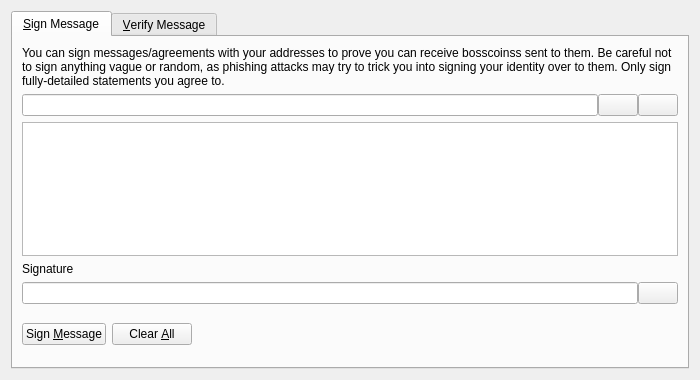
<?xml version="1.0" encoding="UTF-8"?>
<ui version="4.0">
 <class>SignVerifyMessageDialog</class>
 <widget class="QDialog" name="SignVerifyMessageDialog">
  <property name="geometry">
   <rect>
    <x>0</x>
    <y>0</y>
    <width>700</width>
    <height>380</height>
   </rect>
  </property>
  <property name="windowTitle">
   <string>Signatures - Sign / Verify a Message</string>
  </property>
  <property name="modal">
   <bool>true</bool>
  </property>
  <layout class="QVBoxLayout" name="verticalLayout">
   <item>
    <widget class="QTabWidget" name="tabWidget">
     <property name="currentIndex">
      <number>0</number>
     </property>
     <widget class="QWidget" name="tabSignMessage">
      <attribute name="title">
       <string>&amp;Sign Message</string>
      </attribute>
      <layout class="QVBoxLayout" name="verticalLayout_SM">
       <item>
        <widget class="QLabel" name="infoLabel_SM">
         <property name="text">
          <string>You can sign messages/agreements with your addresses to prove you can receive bosscoinss sent to them. Be careful not to sign anything vague or random, as phishing attacks may try to trick you into signing your identity over to them. Only sign fully-detailed statements you agree to.</string>
         </property>
         <property name="textFormat">
          <enum>Qt::PlainText</enum>
         </property>
         <property name="wordWrap">
          <bool>true</bool>
         </property>
        </widget>
       </item>
       <item>
        <layout class="QHBoxLayout" name="horizontalLayout_1_SM">
         <property name="spacing">
          <number>0</number>
         </property>
         <item>
          <widget class="QValidatedLineEdit" name="addressIn_SM">
           <property name="toolTip">
            <string>The Bosscoins address to sign the message with</string>
           </property>
          </widget>
         </item>
         <item>
          <widget class="QPushButton" name="addressBookButton_SM">
           <property name="toolTip">
            <string>Choose previously used address</string>
           </property>
           <property name="text">
            <string/>
           </property>
           <property name="icon">
            <iconset resource="../bitcoin.qrc">
             <normaloff>:/icons/address-book</normaloff>:/icons/address-book</iconset>
           </property>
           <property name="shortcut">
            <string>Alt+A</string>
           </property>
           <property name="autoDefault">
            <bool>false</bool>
           </property>
          </widget>
         </item>
         <item>
          <widget class="QPushButton" name="pasteButton_SM">
           <property name="toolTip">
            <string>Paste address from clipboard</string>
           </property>
           <property name="text">
            <string/>
           </property>
           <property name="icon">
            <iconset resource="../bitcoin.qrc">
             <normaloff>:/icons/editpaste</normaloff>:/icons/editpaste</iconset>
           </property>
           <property name="shortcut">
            <string>Alt+P</string>
           </property>
           <property name="autoDefault">
            <bool>false</bool>
           </property>
          </widget>
         </item>
        </layout>
       </item>
       <item>
        <widget class="QPlainTextEdit" name="messageIn_SM">
         <property name="toolTip">
          <string>Enter the message you want to sign here</string>
         </property>
        </widget>
       </item>
       <item>
        <widget class="QLabel" name="signatureLabel_SM">
         <property name="text">
          <string>Signature</string>
         </property>
         <property name="textFormat">
          <enum>Qt::PlainText</enum>
         </property>
        </widget>
       </item>
       <item>
        <layout class="QHBoxLayout" name="horizontalLayout_2_SM">
         <property name="spacing">
          <number>0</number>
         </property>
         <item>
          <widget class="QLineEdit" name="signatureOut_SM">
           <property name="font">
            <font>
             <italic>true</italic>
            </font>
           </property>
           <property name="readOnly">
            <bool>true</bool>
           </property>
          </widget>
         </item>
         <item>
          <widget class="QPushButton" name="copySignatureButton_SM">
           <property name="toolTip">
            <string>Copy the current signature to the system clipboard</string>
           </property>
           <property name="text">
            <string/>
           </property>
           <property name="icon">
            <iconset resource="../bitcoin.qrc">
             <normaloff>:/icons/editcopy</normaloff>:/icons/editcopy</iconset>
           </property>
           <property name="autoDefault">
            <bool>false</bool>
           </property>
          </widget>
         </item>
        </layout>
       </item>
       <item>
        <layout class="QHBoxLayout" name="horizontalLayout_3_SM">
         <item>
          <widget class="QPushButton" name="signMessageButton_SM">
           <property name="toolTip">
            <string>Sign the message to prove you own this Bosscoins address</string>
           </property>
           <property name="text">
            <string>Sign &amp;Message</string>
           </property>
           <property name="icon">
            <iconset resource="../bitcoin.qrc">
             <normaloff>:/icons/edit</normaloff>:/icons/edit</iconset>
           </property>
           <property name="autoDefault">
            <bool>false</bool>
           </property>
          </widget>
         </item>
         <item>
          <widget class="QPushButton" name="clearButton_SM">
           <property name="toolTip">
            <string>Reset all sign message fields</string>
           </property>
           <property name="text">
            <string>Clear &amp;All</string>
           </property>
           <property name="icon">
            <iconset resource="../bitcoin.qrc">
             <normaloff>:/icons/remove</normaloff>:/icons/remove</iconset>
           </property>
           <property name="autoDefault">
            <bool>false</bool>
           </property>
          </widget>
         </item>
         <item>
          <spacer name="horizontalSpacer_1_SM">
           <property name="orientation">
            <enum>Qt::Horizontal</enum>
           </property>
           <property name="sizeHint" stdset="0">
            <size>
             <width>40</width>
             <height>48</height>
            </size>
           </property>
          </spacer>
         </item>
         <item>
          <widget class="QLabel" name="statusLabel_SM">
           <property name="font">
            <font>
             <weight>75</weight>
             <bold>true</bold>
            </font>
           </property>
           <property name="text">
            <string/>
           </property>
           <property name="wordWrap">
            <bool>true</bool>
           </property>
          </widget>
         </item>
         <item>
          <spacer name="horizontalSpacer_2_SM">
           <property name="orientation">
            <enum>Qt::Horizontal</enum>
           </property>
           <property name="sizeHint" stdset="0">
            <size>
             <width>40</width>
             <height>48</height>
            </size>
           </property>
          </spacer>
         </item>
        </layout>
       </item>
      </layout>
     </widget>
     <widget class="QWidget" name="tabVerifyMessage">
      <attribute name="title">
       <string>&amp;Verify Message</string>
      </attribute>
      <layout class="QVBoxLayout" name="verticalLayout_VM">
       <item>
        <widget class="QLabel" name="infoLabel_VM">
         <property name="text">
          <string>Enter the receiver's address, message (ensure you copy line breaks, spaces, tabs, etc. exactly) and signature below to verify the message. Be careful not to read more into the signature than what is in the signed message itself, to avoid being tricked by a man-in-the-middle attack. Note that this only proves the signing party receives with the address, it cannot prove sendership of any transaction!</string>
         </property>
         <property name="textFormat">
          <enum>Qt::PlainText</enum>
         </property>
         <property name="alignment">
          <set>Qt::AlignLeading|Qt::AlignLeft|Qt::AlignTop</set>
         </property>
         <property name="wordWrap">
          <bool>true</bool>
         </property>
        </widget>
       </item>
       <item>
        <layout class="QHBoxLayout" name="horizontalLayout_1_VM">
         <property name="spacing">
          <number>0</number>
         </property>
         <item>
          <widget class="QValidatedLineEdit" name="addressIn_VM">
           <property name="toolTip">
            <string>The Bosscoins address the message was signed with</string>
           </property>
          </widget>
         </item>
         <item>
          <widget class="QPushButton" name="addressBookButton_VM">
           <property name="toolTip">
            <string>Choose previously used address</string>
           </property>
           <property name="text">
            <string/>
           </property>
           <property name="icon">
            <iconset resource="../bitcoin.qrc">
             <normaloff>:/icons/address-book</normaloff>:/icons/address-book</iconset>
           </property>
           <property name="shortcut">
            <string>Alt+A</string>
           </property>
           <property name="autoDefault">
            <bool>false</bool>
           </property>
          </widget>
         </item>
        </layout>
       </item>
       <item>
        <widget class="QPlainTextEdit" name="messageIn_VM"/>
       </item>
       <item>
        <widget class="QValidatedLineEdit" name="signatureIn_VM"/>
       </item>
       <item>
        <layout class="QHBoxLayout" name="horizontalLayout_2_VM">
         <item>
          <widget class="QPushButton" name="verifyMessageButton_VM">
           <property name="toolTip">
            <string>Verify the message to ensure it was signed with the specified Bosscoins address</string>
           </property>
           <property name="text">
            <string>Verify &amp;Message</string>
           </property>
           <property name="icon">
            <iconset resource="../bitcoin.qrc">
             <normaloff>:/icons/transaction_0</normaloff>:/icons/transaction_0</iconset>
           </property>
           <property name="autoDefault">
            <bool>false</bool>
           </property>
          </widget>
         </item>
         <item>
          <widget class="QPushButton" name="clearButton_VM">
           <property name="toolTip">
            <string>Reset all verify message fields</string>
           </property>
           <property name="text">
            <string>Clear &amp;All</string>
           </property>
           <property name="icon">
            <iconset resource="../bitcoin.qrc">
             <normaloff>:/icons/remove</normaloff>:/icons/remove</iconset>
           </property>
           <property name="autoDefault">
            <bool>false</bool>
           </property>
          </widget>
         </item>
         <item>
          <spacer name="horizontalSpacer_1_VM">
           <property name="orientation">
            <enum>Qt::Horizontal</enum>
           </property>
           <property name="sizeHint" stdset="0">
            <size>
             <width>40</width>
             <height>48</height>
            </size>
           </property>
          </spacer>
         </item>
         <item>
          <widget class="QLabel" name="statusLabel_VM">
           <property name="font">
            <font>
             <weight>75</weight>
             <bold>true</bold>
            </font>
           </property>
           <property name="text">
            <string/>
           </property>
           <property name="wordWrap">
            <bool>true</bool>
           </property>
          </widget>
         </item>
         <item>
          <spacer name="horizontalSpacer_2_VM">
           <property name="orientation">
            <enum>Qt::Horizontal</enum>
           </property>
           <property name="sizeHint" stdset="0">
            <size>
             <width>40</width>
             <height>48</height>
            </size>
           </property>
          </spacer>
         </item>
        </layout>
       </item>
      </layout>
     </widget>
    </widget>
   </item>
  </layout>
 </widget>
 <customwidgets>
  <customwidget>
   <class>QValidatedLineEdit</class>
   <extends>QLineEdit</extends>
   <header>qt/qvalidatedlineedit.h</header>
  </customwidget>
 </customwidgets>
 <resources>
  <include location="../bitcoin.qrc"/>
 </resources>
 <connections/>
</ui>
